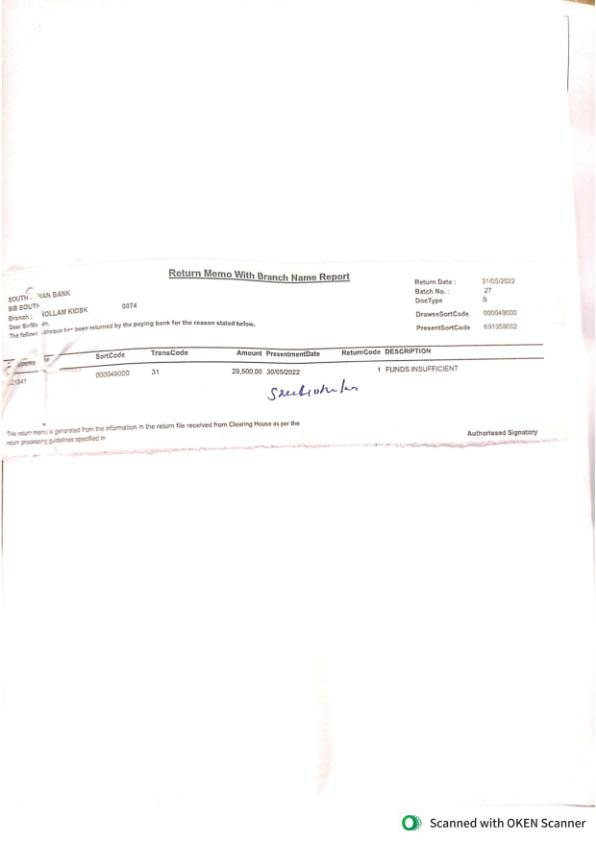
#> input picture images/cheque_return_memo/11_cheque_return_memo_14.jpg, 596 x 842 px
$ python -i utilities.py   (imports and definitions only)   (older library calls are emulated)
#> lines starting #> are read from the running program, lines starting #| are printed output that depends on the picture
#> further down, picture is the input picture: shape (842, 596, 3); mean B, G, R 252.1, 252.2, 252.6
import numpy as np
import cv2

def normalize_image(image):
    image = image.astype(np.float64)
    return image / 255.0

def compute_edge_features(image):
    sobel_x = cv2.Sobel(image, cv2.CV_64F, 1, 0, ksize=3)
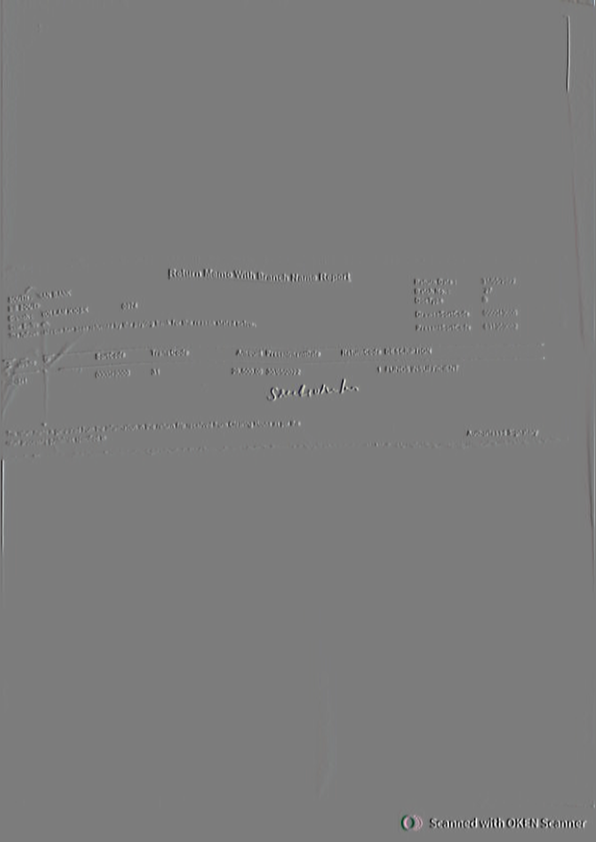
#> sobel_x: shape (842, 596, 3) float64; mean B, G, R 0, -0.1, 0; drawn with min black and max white
    sobel_y = cv2.Sobel(image, cv2.CV_64F, 0, 1, ksize=3)
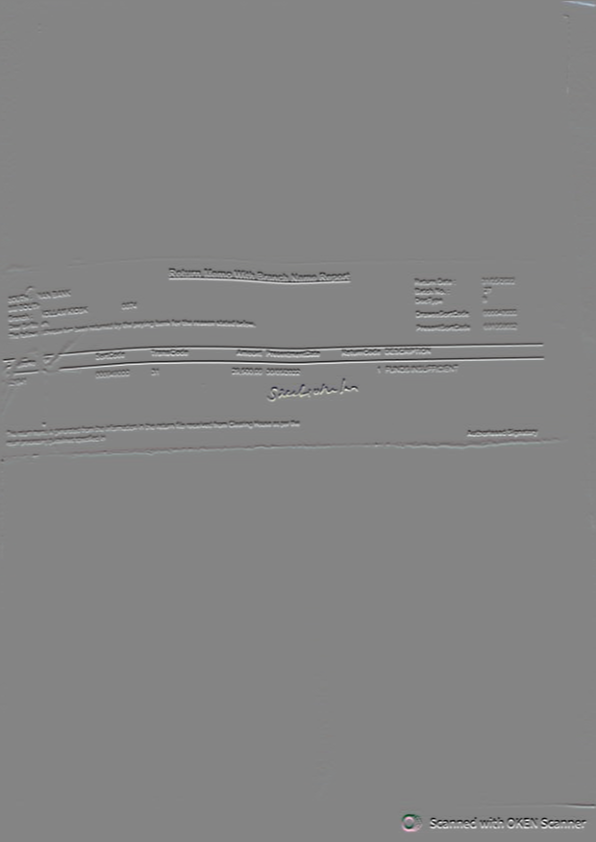
#> sobel_y: shape (842, 596, 3) float64; mean B, G, R 0.1, 0.1, 0; drawn with min black and max white
    sobel_magnitude = np.sqrt(sobel_x ** 2 + sobel_y ** 2)
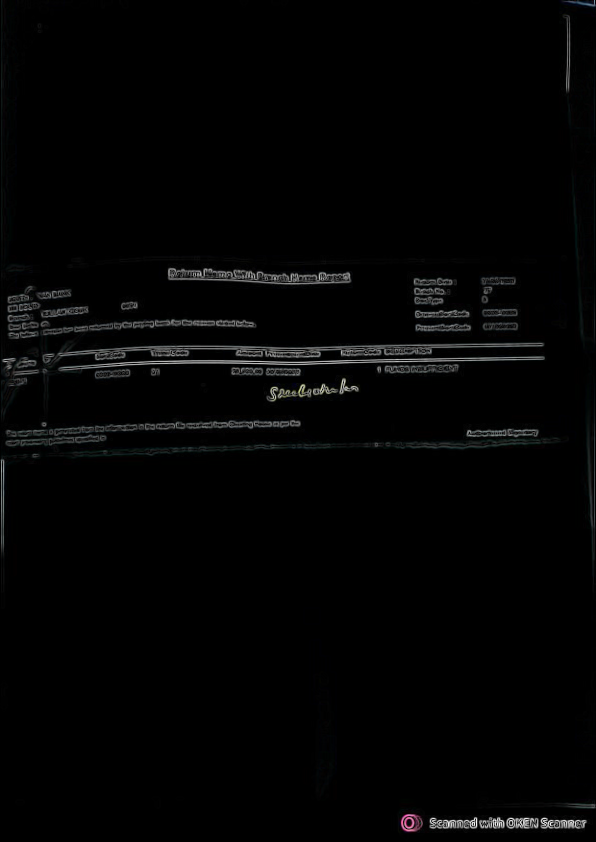
#> sobel_magnitude: shape (842, 596, 3) float64; mean B, G, R 12.9, 12.7, 12.3; drawn with min black and max white

    roberts_x = cv2.filter2D(image, -1, np.array([[1, 0], [0, -1]]))
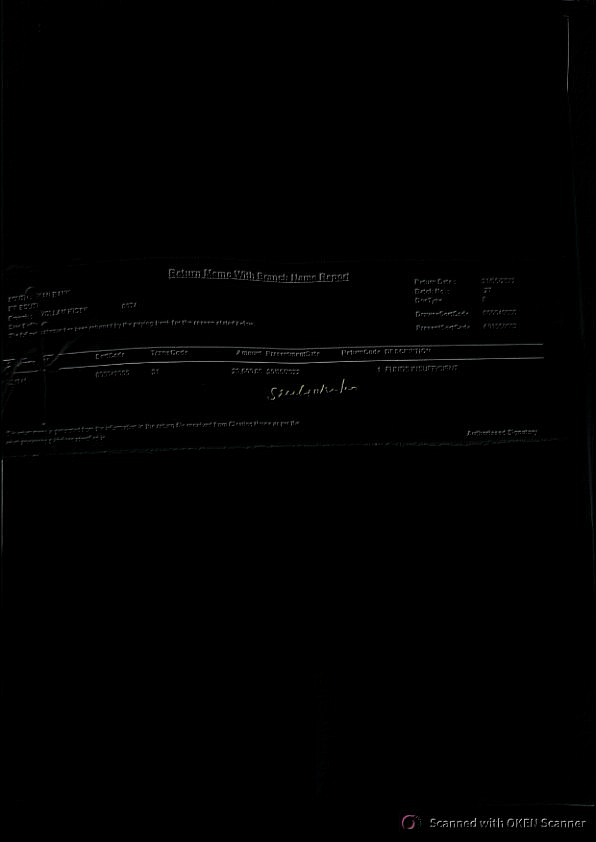
#> roberts_x: shape (842, 596, 3); mean B, G, R 1, 1, 1
    roberts_y = cv2.filter2D(image, -1, np.array([[0, 1], [-1, 0]]))
    roberts_magnitude = np.sqrt(roberts_x ** 2 + roberts_y ** 2)
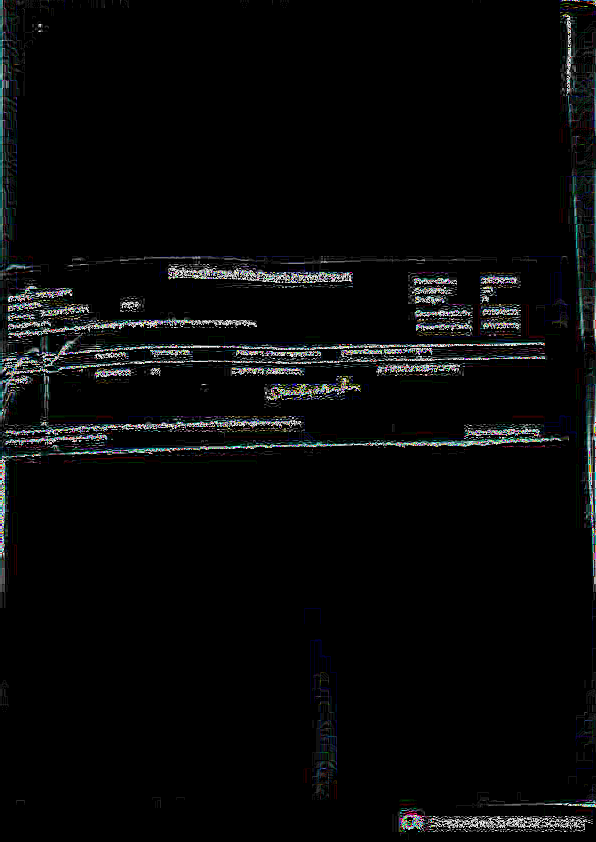
#> roberts_magnitude: shape (842, 596, 3) float16; mean B, G, R 0.548, 0.537, 0.496; drawn with min black and max white

    laplacian = cv2.Laplacian(image, cv2.CV_64F)

    def calculate_features(edge_map):
        return {
            'mean': np.mean(edge_map),
            'variance': np.var(edge_map),
            'max': np.max(edge_map),
        }

    features = []
    for edge_map in [sobel_magnitude, roberts_magnitude, laplacian]:
        feats = calculate_features(edge_map)
        features.extend([feats['mean'], feats['variance'], feats['max']])
#> this loop made 3 passes
#> feats on passes 1 to 3: {'mean': 12.62, 'variance': 3264.3, 'max': 849}, {'mean': 0.527, 'variance': inf, 'max': 15.91}, {'mean': -0.0266, 'variance': 318.1, 'max': 495}
#> after the loop, features = [12.62, 3264.3, 849, 0.527, inf, 15.91, -0.0266, 318.1, 495]

    return np.array(features)

>>> import cv2
>>> picture = cv2.imread('../images/cheque_return_memo/11_cheque_return_memo_14.jpg')
>>> result = compute_edge_features(picture)
#> result has the same summary as features in compute_edge_features

$ run again, on images/cheque_return_memo/14_cheque_return_memo_2.jpg
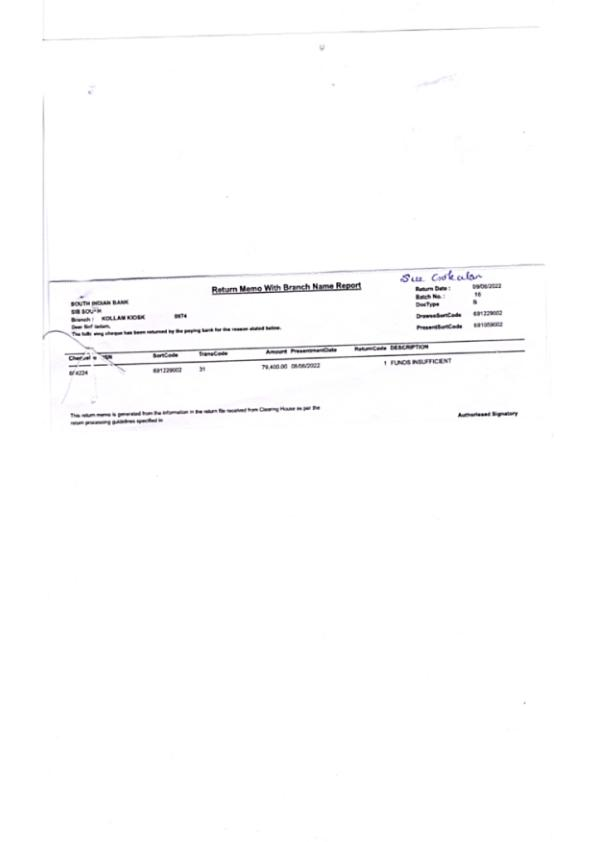
#> input picture images/cheque_return_memo/14_cheque_return_memo_2.jpg, 596 x 842 px
#> picture is the input picture: shape (842, 596, 3); mean B, G, R 252.5, 252.3, 252.4
#> in compute_edge_features, `sobel_y = cv2.Sobel(image, cv2.CV_64F, 0, 1, ksize=3)`:
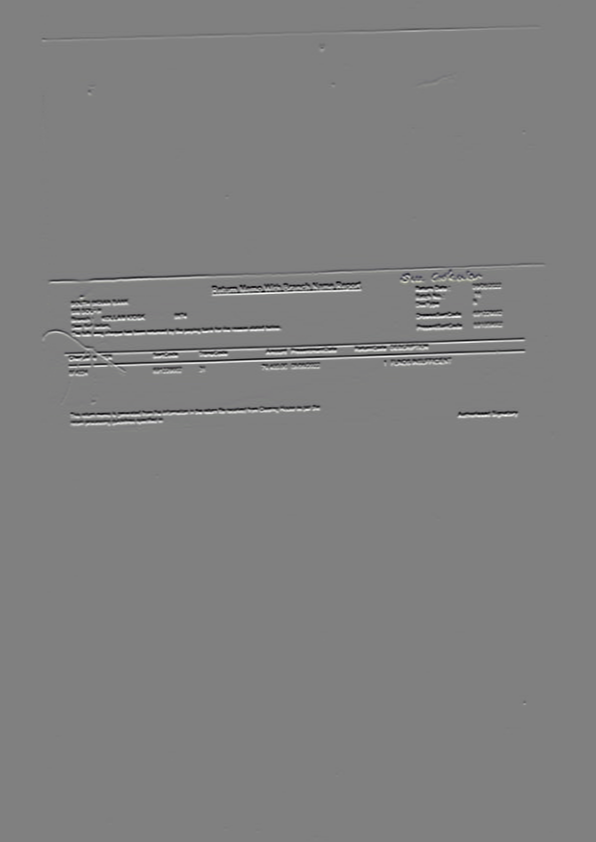
#> sobel_y: shape (842, 596, 3) float64; mean B, G, R 0, 0, 0; drawn with min black and max white
#> in compute_edge_features, `roberts_magnitude = np.sqrt(roberts_x ** 2 + roberts_y ** 2)`:
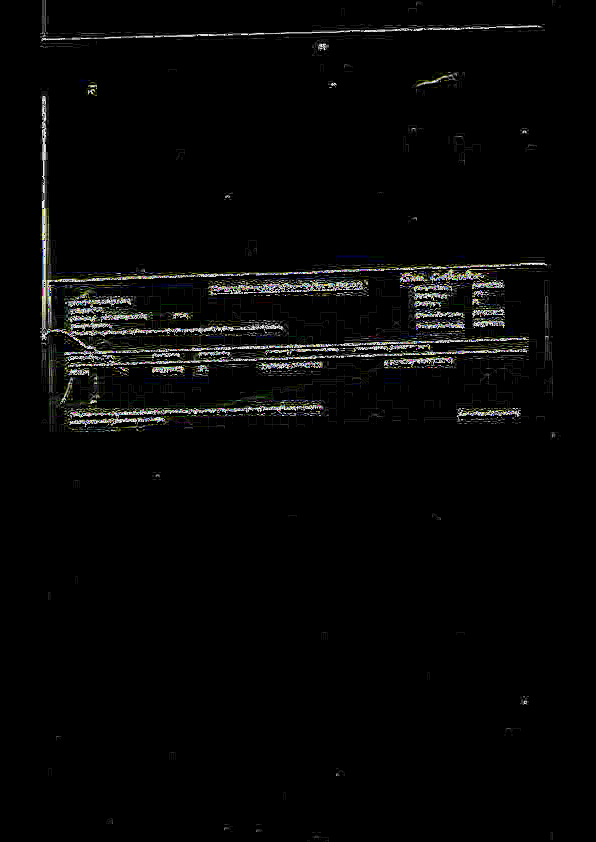
#> roberts_magnitude: shape (842, 596, 3) float16; mean B, G, R 0.371, 0.395, 0.388; drawn with min black and max white
#> the loop in compute_edge_features, `for edge_map in [sobel_magnitude, roberts_magnitude, laplacian]:` made 3 passes
#> feats on passes 1 to 3: {'mean': 13.55, 'variance': 4797.1, 'max': 892.3}, {'mean': 0.385, 'variance': inf, 'max': 15.91}, {'mean': -7.97e-06, 'variance': 258.2, 'max': 388}
#> after the loop in compute_edge_features, `for edge_map in [sobel_magnitude, roberts_magnitude, laplacian]:`: features = [13.55, 4797.1, 892.3, 0.385, inf, 15.91, -7.97e-06, 258.2, 388]
#> result has the same summary as features in compute_edge_features
